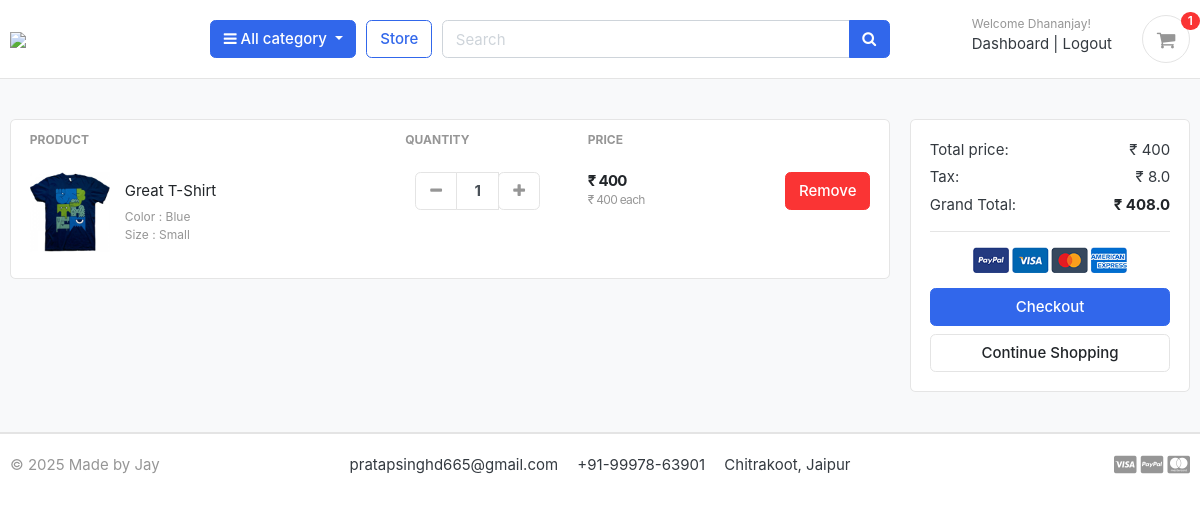
The page /cart/ (signed in) on the database as committed earlier.
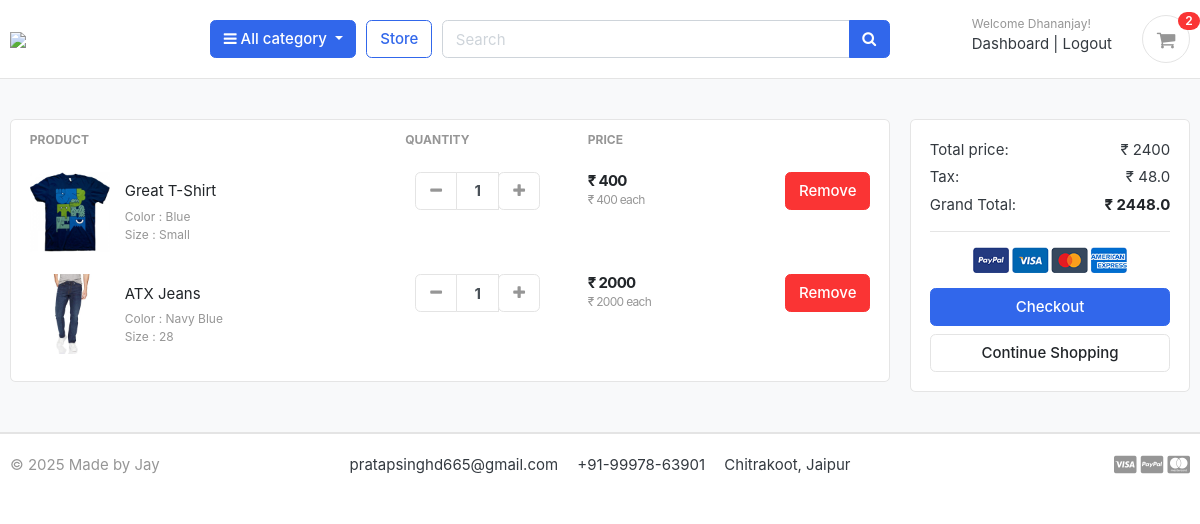
The same page on the database as committed later.
### accounts/models.py (models this page shows, shortened)
class Account(AbstractBaseUser, PermissionsMixin):
    ROLE_CHOICES = (
        ('Customer', 'Customer'),
        ('Seller', 'Seller'),
        ('Admin', 'Admin'),
    )
    role = models.CharField(max_length=10, choices=ROLE_CHOICES, default='Customer')
    first_name = models.CharField(max_length=50)
    last_name = models.CharField(max_length=50)
    username = models.CharField(max_length=50, unique=True)
    email = models.EmailField(max_length=100, unique=True)
    phone_number = models.CharField(max_length=50)
    date_joined = models.DateTimeField(auto_now_add=True)
    last_login = models.DateTimeField(auto_now_add=True)
    is_admin = models.BooleanField(default=False)
    is_staff = models.BooleanField(default=False)
    is_superuser = models.BooleanField(default=False)
    is_active = models.BooleanField(default=False)
    is_superadmin = models.BooleanField(default=False)
    USERNAME_FIELD = 'email'
    REQUIRED_FIELDS = ['username', 'first_name', 'last_name']
    objects = MyAccountManager()

### carts/models.py (models this page shows, shortened)
class CartItem(models.Model):
    user = models.ForeignKey(Account, on_delete=models.CASCADE, null=True)
    product = models.ForeignKey(Product, on_delete=models.CASCADE)
    variations = models.ManyToManyField(Variation, blank=True)
    cart    = models.ForeignKey(Cart, on_delete=models.CASCADE, null=True)
    quantity = models.IntegerField()
    is_active = models.BooleanField(default=True)
    def sub_total(self):
        return self.product.price * self.quantity

### store/models.py (models this page shows, shortened)
class Product(models.Model):
    product_name    = models.CharField(max_length=200, unique=True)
    slug            = models.SlugField(max_length=200, unique=True)
    description     = models.TextField(max_length=500, blank=True)
    price           = models.IntegerField()
    images          = models.ImageField(upload_to='photos/products')
    stock           = models.IntegerField()
    is_available    = models.BooleanField(default=True)
    category        = models.ForeignKey(Category, on_delete=models.CASCADE)
    created_date    = models.DateTimeField(auto_now_add=True)
    modified_date   = models.DateTimeField(auto_now=True)
    def get_url(self):
        return reverse('product_detail', args=[self.category.slug, self.slug])

class Variation(models.Model):
    product = models.ForeignKey(Product, on_delete=models.CASCADE)
    variation_category = models.CharField(max_length=100, choices=variation_category_choice)
    variation_value     = models.CharField(max_length=100)
    is_active           = models.BooleanField(default=True)
    created_date        = models.DateTimeField(auto_now=True)
    objects = VariationManager()

### carts/views.py (the view)
# urls.py: path('cart/',include('carts.urls')),
def cart(request, total=0, quantity=0, cart_items=None):
    try:
        tax = 0
        grand_total = 0
        if request.user.is_authenticated:
            cart_items = CartItem.objects.filter(user=request.user, is_active=True)
        else:
            cart = Cart.objects.get(cart_id=_cart_id(request))
            cart_items = CartItem.objects.filter(cart=cart, is_active=True)
        for cart_item in cart_items:
            total += (cart_item.product.price * cart_item.quantity)
            quantity += cart_item.quantity
        tax = (2 * total)/100
        grand_total = total + tax
    except ObjectDoesNotExist:
        pass #just ignore
    context = {
        'total': total,
        'quantity': quantity,
        'cart_items': cart_items,
        'tax'       : tax,
        'grand_total': grand_total,
    }
    return render(request, 'store/cart.html', context)

### carts/context_processors.py (called while the page is built)
def counter(request):
    cart_count = 0
    if 'admin' in request.path:
        return {}
    else:
        try:
            cart = Cart.objects.filter(cart_id=_cart_id(request))
            if request.user.is_authenticated:
                cart_items = CartItem.objects.all().filter(user=request.user)
            else:
                cart_items = CartItem.objects.all().filter(cart=cart[:1])
            for cart_item in cart_items:
                cart_count += cart_item.quantity
        except Cart.DoesNotExist:
            cart_count = 0
    return dict(cart_count=cart_count)

### carts/views.py (called while the page is built)
def _cart_id(request):
    cart = request.session.session_key
    if not cart:
        cart = request.session.create()
    return cart

### category/context_processors.py (called while the page is built)
def menu_links(request):
    links = Category.objects.all()
    return dict(links=links)

### category/models.py (called while the page is built)
    def get_url(self):
        return reverse('products_by_category', args=[self.slug])

### templates/store/cart.html (shortened to what this page needs)
{% extends 'base.html' %}
{% load static %}
{% block content %}
<section class="section-content padding-y bg">
<div class="container">
{% if not cart_items %}
	<h2 class="text-center">Your Shopping Cart is Empty</h2>
	<br>
	<div class="text-center">
		<a href="{% url 'store' %}" class="btn btn-primary">Continue Shopping</a>
	</div>
{% else %}
<div class="row">
	<aside class="col-lg-9">
<div class="card">
<table class="table table-borderless table-shopping-cart">
<thead class="text-muted">
<tr class="small text-uppercase">
  <th scope="col">Product</th>
  <th scope="col" width="120">Quantity</th>
  <th scope="col" width="120">Price</th>
  <th scope="col" class="text-right" width="200"> </th>
</tr>
</thead>
<tbody>
{% for cart_item in cart_items %}
<tr>
	<td>
		<figure class="itemside align-items-center">
			<div class="aside"><img src="{{ cart_item.product.images.url }}" class="img-sm"></div>
			<figcaption class="info">
				<a href="{{ cart_item.product.get_url }}" class="title text-dark">{{ cart_item.product.product_name }}</a>
				<p class="text-muted small">
					{% if cart_item.variations.all %}
						{% for item in cart_item.variations.all %}
							{{ item.variation_category | capfirst }} : {{ item.variation_value | capfirst }} <br>
						{% endfor %}
					{% endif %}
				</p>
			</figcaption>
		</figure>
	</td>
	<td>
					<div class="col">
						<div class="input-group input-spinner">
							<div class="input-group-prepend">
							<a href="{% url 'remove_cart' cart_item.product.id cart_item.id %}" class="btn btn-light" type="button" id="button-plus"> <i class="fa fa-minus"></i> </a>
							</div>
							<input type="text" class="form-control"  value="{{ cart_item.quantity }}">
							<div class="input-group-append">
								<form action="{% url 'add_cart' cart_item.product.id %}" method="POST">
									<button class="btn btn-light" type="submit" id="button-minus"> <i class="fa fa-plus"></i> </button>
								</form>
							</div>
						</div>
					</div>
	</td>
	<td>
		<div class="price-wrap">
			<var class="price">₹ {{ cart_item.sub_total }}</var>
			<small class="text-muted"> ₹ {{ cart_item.product.price }} each </small>
		</div>
	</td>
	<td class="text-right">
	<a href="{% url 'remove_cart_item' cart_item.product.id cart_item.id %}" onclick="return confirm('Are you sure you want to delete this item?')" class="btn btn-danger"> Remove</a>
	</td>
</tr>
{% endfor %}
</tbody>
</table>
</div>
	</aside>
	<aside class="col-lg-3">
		<div class="card">
		<div class="card-body">
			<dl class="dlist-align">
			  <dt>Total price:</dt>
			  <dd class="text-right">₹ {{total}}</dd>
			</dl>
			<dl class="dlist-align">
			  <dt>Tax:</dt>
			  <dd class="text-right"> ₹ {{tax}}</dd>
			</dl>
			<dl class="dlist-align">
			  <dt>Grand Total:</dt>
			  <dd class="text-right text-dark b"><strong>₹ {{grand_total}}</strong></dd>
			</dl>
			<hr>
			<p class="text-center mb-3">
				<img src="{% static './images/misc/payments.png' %}" height="26">
			</p>
			<a href="{% url 'checkout' %}" class="btn btn-primary btn-block"> Checkout </a>
			<a href="{% url 'store' %}" class="btn btn-light btn-block">Continue Shopping</a>
		</div>
		</div>
</aside>
</div>
{% endif %}
</div>
</section>
{% endblock %}

### templates/base.html (shortened to what this page needs)
{% load static %}
<!DOCTYPE HTML>
<html lang="en">
<head>
<link href="{% static 'css/bootstrap.css' %}" rel="stylesheet" type="text/css"/>
<link href="{% static 'fonts/fontawesome/css/all.min.css' %}" type="text/css" rel="stylesheet">
<link href="{% static 'css/ui.css' %}" rel="stylesheet" type="text/css"/>
<link href="{% static 'css/responsive.css' %}" rel="stylesheet" media="only screen and (max-width: 1200px)" />
<link href="{% static 'css/custom.css' %}" rel="stylesheet" type="text/css"/>
<link rel="stylesheet" href="https://cdnjs.cloudflare.com/ajax/libs/font-awesome/4.7.0/css/font-awesome.min.css">
</head>
<body>
  {% include 'includes/navbar.html' %}
  {% block content %}{% endblock %}
{% include 'includes/footer.html' %}

### templates/includes/navbar.html (shortened to what this page needs)
{% load static %}
<header class="section-header">
<section class="header-main border-bottom">
  <div class="container">
<div class="row align-items-center">
  <div class="col-lg-2 col-md-3 col-6">
    <a href="{% url 'home' %}" class="brand-wrap">
      <img class="logo" src="{% static './images/logo.png' %}">
    </a>
  </div>
  <div class="col-lg col-sm col-md col-6 flex-grow-0">
    <div class="category-wrap dropdown d-inline-block float-right">
      <button type="button" class="btn btn-primary dropdown-toggle" data-toggle="dropdown">
        <i class="fa fa-bars"></i> All category
      </button>
    </div>
  </div>
  <a href="{% url 'store' %}" class="btn btn-outline-primary">Store</a>
  <div class="col-lg  col-md-6 col-sm-12 col">
    <form action="{% url 'search' %}" class="search" method='GET'>
      <div class="input-group w-100">
          <input type="text" class="form-control" style="width:60%;" placeholder="Search" name="keyword">
          <div class="input-group-append">
            <button class="btn btn-primary" type="submit">
              <i class="fa fa-search"></i>
            </button>
          </div>
        </div>
    </form>
  </div>
  <div class="col-lg-3 col-sm-6 col-8 order-2 order-lg-3">
        <div class="d-flex justify-content-end mb-3 mb-lg-0">
          {% if user.id is None %}
          <div class="widget-header">
            <small class="title text-muted">Welcome guest!</small>
            <div>
              <a href="{% url 'login' %}">Sign in</a> <span class="dark-transp"> | </span>
              <a href="{% url 'register' %}"> Register</a>
            </div>
          </div>
          {% else %}
          <div class="widget-header">
            <small class="title text-muted">Welcome {{user.first_name}}!</small>
            <div>
              <a href="{% url 'dashboard' %}">Dashboard</a> <span class="dark-transp"> | </span>
              <a href="{% url 'logout' %}"> Logout</a>
            </div>
          </div>
          {% endif %}
          <a href="{% url 'cart' %}" class="widget-header pl-3 ml-3">
            <div class="icon icon-sm rounded-circle border"><i class="fa fa-shopping-cart"></i></div>
            <span class="badge badge-pill badge-danger notify">{{cart_count}}</span>
          </a>
        </div>
      </div>
</div>
  </div>
</section>
</header>

### templates/includes/footer.html (shortened to what this page needs)
<footer class="section-footer border-top">
	<div class="container">
		<section class="footer-bottom border-top row">
			<div class="col-md-2">
				<p class="text-muted"> &copy 2025 Made by Jay	</p>
			</div>
			<div class="col-md-8 text-md-center">
				<span  class="px-2">pratapsinghd665@gmail.com</span>
				<span  class="px-2">+91-99978-63901</span>
				<span  class="px-2">Chitrakoot, Jaipur</span>
			</div>
			<div class="col-md-2 text-md-right text-muted">
				<i class="fab fa-lg fa-cc-visa"></i>
				<i class="fab fa-lg fa-cc-paypal"></i>
				<i class="fab fa-lg fa-cc-mastercard"></i>
			</div>
		</section>
	</div>
</footer>
</body>
</html>

### MegaCart/static/css/ui.css (style rules this page uses)
html { font-family: "Inter", sans-serif; font-size: 15px; }
.price-wrap { letter-spacing: -0.7px; }
.icon-xs, .icon-sm, .icon-md, .icon-lg { display: inline-block; text-align: center; flex-shrink: 0; flex-grow: 0; }
.icon-sm { width: 48px; height: 48px; line-height: 48px !important; font-size: 20px; }
.img-xs, .img-sm, .img-md, .img-lg { -o-object-fit: cover; object-fit: cover; flex-shrink: 0; flex-grow: 0; }
.img-sm { width: 80px; height: 80px; }
.padding-y { padding-top: 40px; padding-bottom: 40px; }
var { font-style: normal; }
figure { margin-bottom: 0; }
.bg { background-color: #f8f9fa; }
.b { font-weight: 600; }
p:last-child { margin-bottom: 0; }
.header-main { position: relative; padding-top: 1rem; padding-bottom: 1rem; }
.brand-wrap .logo, .navbar-brand .logo { margin-right: 7px; max-height: 42px; display: inline-block; }
.widget-header { display: inline-block; vertical-align: middle; position: relative; }
.widget-header a { color: #343a40; }
.widget-header i { color: #969696; }
.widget-header .title { display: block; }
.widget-header .notify { position: absolute; top: -3px; right: -10px; }
.footer-bottom { padding-top: 20px; padding-bottom: 20px; }
.btn-light { background-color: #fff; border-color: #e4e4e4; }
.btn-light i { color: #969696; }
.itemside { position: relative; display: flex; width: 100%; }
.itemside .aside { position: relative; flex-shrink: 0; }
.itemside .info { padding-left: 15px; padding-right: 7px; }
.itemside p { margin-bottom: 0; }
.itemside .title { display: block; margin-bottom: 5px; color: #212529; }
[class*=dlist-] { margin-bottom: 5px; }
[class*=dlist-] dd { margin-bottom: 0; }
.dlist-align { display: flex; }
.dlist-align dt { width: 150px; word-wrap: break-word; font-weight: normal; }
.dlist-align dd { flex-grow: 1; }
.notify { position: absolute; top: -4px; right: -10px; display: inline-block; padding: 0.25em 0.6em; font-size: 12px; line-height: 1; text-align: center; border-radius: 3rem; color: #fff; background-color: #fa3434; }
.price { font-weight: 600; color: #212529; }
.input-spinner { width: 125px; flex-wrap: nowrap; display: inline-flex; vertical-align: middle; }
.input-spinner input.form-control { text-align: center; max-width: 46px; font-weight: bold; flex-basis: 46px; border-color: #e4e4e4; flex-grow: 0; }
.input-spinner .btn { width: 42px; text-align: center; padding-left: 0.5rem; padding-right: 0.5rem; }
.table-shopping-cart.table td, .table-shopping-cart.table th { padding-left: 1.25rem; padding-right: 1.25rem; }
.table-shopping-cart .price-wrap { line-height: 1.2; }
.table-shopping-cart .price { font-weight: bold; margin-right: 5px; display: block; }

Rows that differ between the two databases and show on the page:
added CartItem: product.images (picture), product.product_name "ATX Jeans", quantity "1", sub_total "2000", product.price "2000"
now on this page (row unchanged): Variation: variation_category "Color", variation_value "Navy Blue", shown under "ATX Jeans"
now on this page (row unchanged): Variation: variation_category "Size", variation_value "28", shown under "ATX Jeans"
Other text that changed with them:
{{ cart_count }}: "1" → "2"
{{ total }}: "400" → "2400"
{{ tax }}: "8.0" → "48.0"
{{ grand_total }}: "408.0" → "2448.0"
